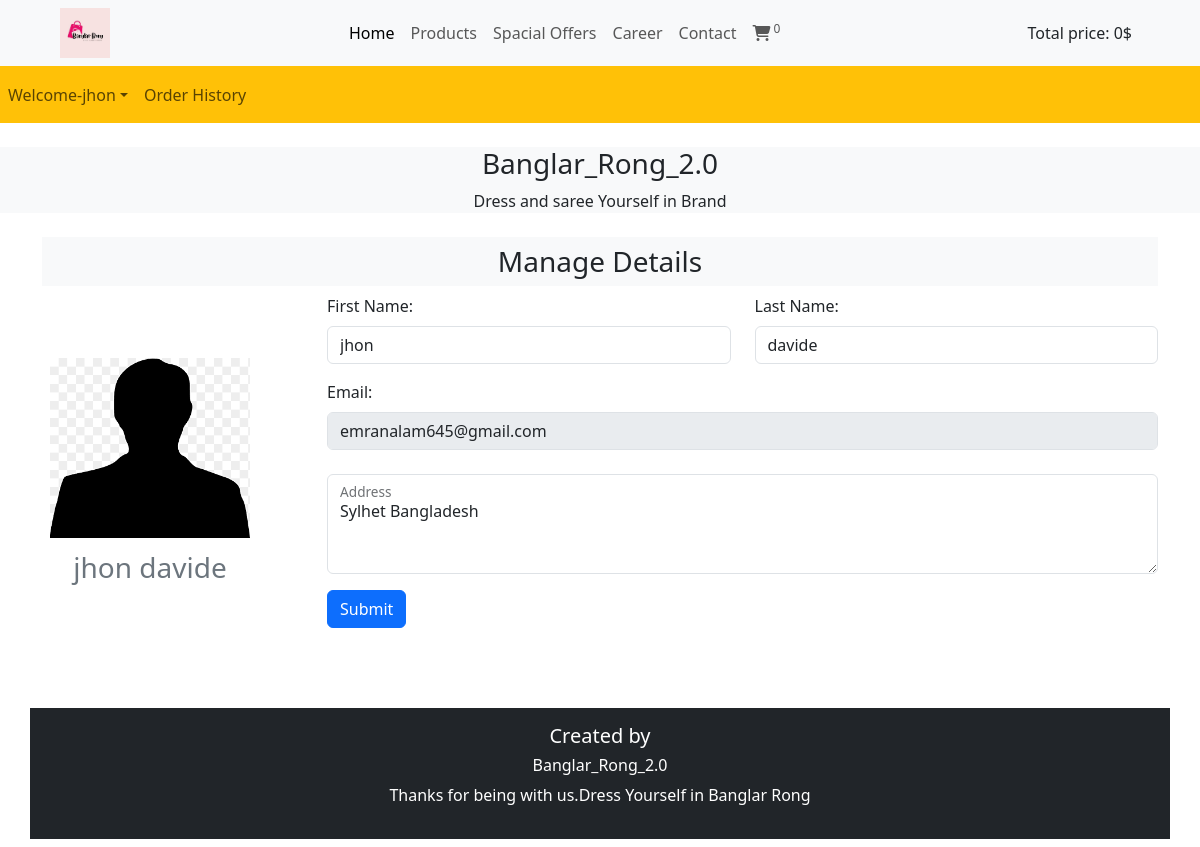
Page /user-profile.php (signed in) on the earlier database version.
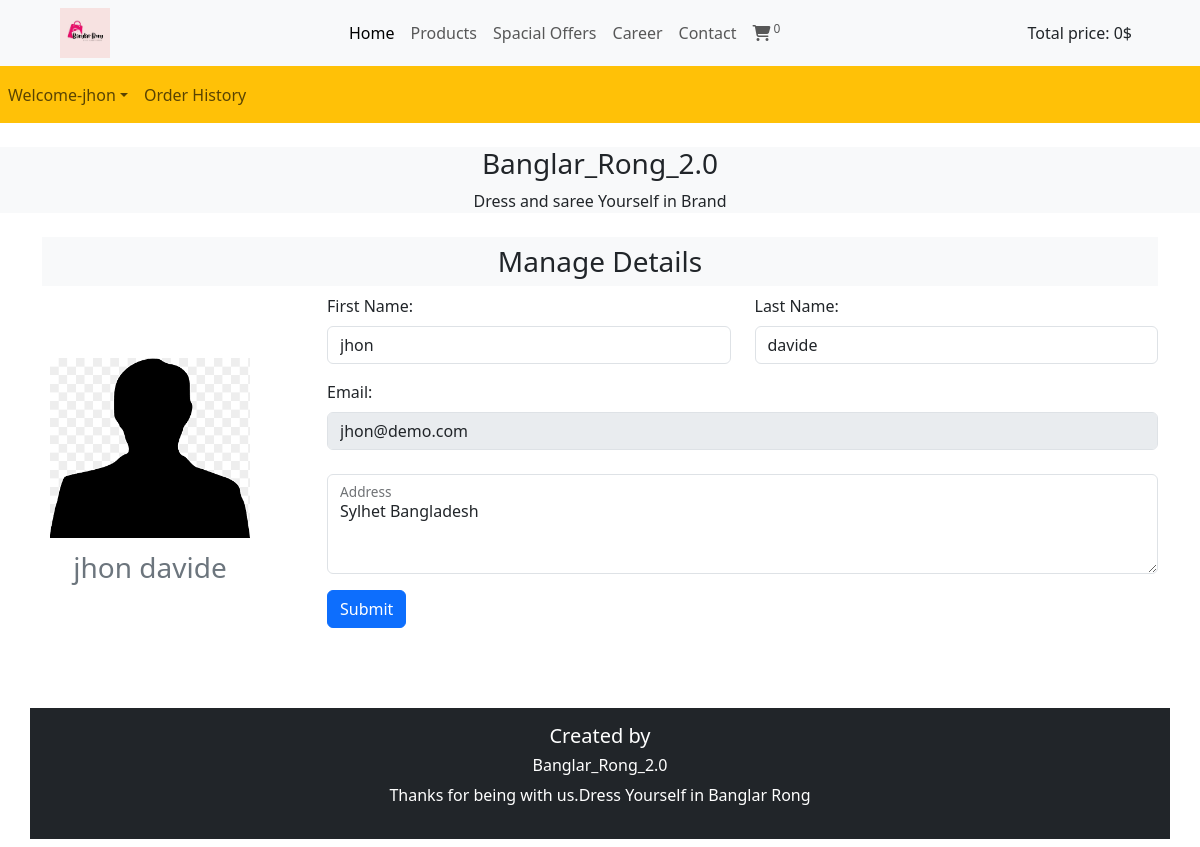
Same page on the later database version.
### tables this page shows
CREATE TABLE `users` (
  `id` int(120) NOT NULL,
  `fname` varchar(150) DEFAULT NULL,
  `lname` varchar(150) DEFAULT NULL,
  `username` varchar(150) DEFAULT NULL,
  `email` varchar(150) DEFAULT NULL,
  `password` varchar(150) DEFAULT NULL,
  `verify` tinyint(1) NOT NULL,
  `verify_code` text NOT NULL,
  `date` timestamp NULL DEFAULT current_timestamp(),
  `phone_no` text NOT NULL,
  `address` text NOT NULL
);

### user-profile.php (the view, shortened to what this page needs)
<?php
require('navbar.php');
if(isset($_SESSION['login_email']))
{
    $id = $_SESSION['login_email'];
    $query = "select * from users where id=$id ";
    $res = mysqli_query($con,$query);
    $row = mysqli_fetch_assoc($res);
   $fName =  $row['fname'];
   $lName =  $row['lname'];
   $email =  $row['email'];
   $addr =  $row['address'];
?>
   <div class="container">
        <div class="bg-light">
            <h3 class="text-center p-2">Manage Details</h3>
        </div>
        <div class="row my-2">
            <div class="col-md-3 p-1 d-flex align-items-center">
                <div class="p-3 me-5">
                    <a href="#"><img src="images/admin.png" alt="" class="admin_image"></a>
                    <p class="text-center my-2 fs-3 text-secondary"><?php echo $fName." ".$lName;?></p>
                </div>
            </div>
            <div class="col-md-9">
            <form method='POST'  action='user-profile.php?true=true'>
                <div class="row">
                    <div class="col-md-6">  <div class="mb-3">
    <label for="fNameInput" class="form-label">First Name:</label>
    <input type="text" class="form-control" id="onkeyPress" aria-describedby="fname" name='fName' value="<?php echo $fName;?>">
  </div></div>
 <div class="col-md-6">
    <div class="mb-3">
    <label for="lastNameInput"  class="form-label">Last Name:</label>
    <input type="text" class="form-control" name='lName' id="onkeyPress" value="<?php echo $lName;?>">
  </div>
</div>
<div class="mb-3">
    <label for="exampleInputPassword1"  class="form-label">Email: </label>
    <input type="email" class="form-control" disabled id="onkeyPress" value="<?php echo $email;?>">
  </div>
<div class="mb-3 my-2">
<div class="form-floating">
  <textarea class="form-control" placeholder="Leave a comment here" id="onkeyPress" style="height: 100px" name="addr" ><?php echo $addr;?></textarea>
  <label for="floatingTextarea">Address</label>
</div>
  <button type="submit" name='userUpdate' class="btn btn-primary my-3">Submit</button>
</form>
            </div>
        </div>
        </div>
    <?php
}
else
{
  header('Location: sign_in_sign_up/login.php');
}
require('footer.php');
?>

### navbar.php (shortened to what this page needs)
<!DOCTYPE html>
<html lang="en">
<head>
    <link rel="stylesheet" href="https://cdn.jsdelivr.net/npm/bootstrap-icons@1.11.3/font/bootstrap-icons.min.css">
    <link href="https://cdn.jsdelivr.net/npm/bootstrap@5.3.0/dist/css/bootstrap.min.css" rel="stylesheet">
    <link rel="stylesheet" href="https://cdnjs.cloudflare.com/ajax/libs/font-awesome/6.4.0/css/all.min.css" />
    <link rel="stylesheet" href="style.css">
</head>
<body>
     <div class="container-fluid p-0 ">
         <nav class="navbar sticky-top bg-light navbar-expand-lg navbar-light border-bottom border-warning px-5">
  <div class="container-fluid">
  <a href="index.php">
  <img src="./images/logo.jpg" width='50px' alt="" class="logo">
  </a>
    <div class="collapse navbar-collapse" id="navbarSupportedContent">
      <ul class="navbar-nav mx-auto align-item-center">
        <li class="nav-item">
          <a class="nav-link active" aria-current="page" href="index.php">Home</a>
        </li>
        <li class="nav-item">
          <a class="nav-link" href="product_design/index.php">Products</a>
        </li>
        <li class="nav-item">
          <a class="nav-link" href="special.php">Spacial Offers </a>
        </li>
        <li class="nav-item">
          <a class="nav-link" href="all-jobs.php">Career</a>
        </li>
        <li class="nav-item">
          <a class="nav-link" href="#">Contact</a>
        </li>
        <li class="nav-item">
          <a class="nav-link cart-now" href='cart.php'><i class="fa-sharp fa-solid fa-cart-shopping"></i><sup class='cart-value'>
            <?php
        $numberOfProducts=0;
        echo $numberOfProducts;
        ?></sup></a>
        </li>
      </ul>
      <?php if(!isset($_SESSION["name"])){
        ?>
              <a class="btn btn btn-warning rounded" href="sign_in_sign_up/login.php">Login/Registration</a>
        <?php
      }else{
        ?>
        <li class="navbar-nav nav-item">
          <a class="nav-link text-dark" href="#">Total price: <?php if(isset($_SESSION['products'])) price();else  echo 0;?>$</a>
        </li>
        <?php
      }
        ?>
    </div>
  </div>
</nav>
<?php
if(isset($_SESSION['login_email']))
{
  ?>
<nav class="navbar navbar-expand-lg navbar-light bg-warning">
        <ul class="navbar-nav me-auto">
        <li class="nav-item dropdown" >
          <a class="nav-link  dropdown-toggle" data-bs-toggle="dropdown" aria-expanded="false" href="#">Welcome<?php if(isset($_SESSION["name"])){echo '-'.$_SESSION["name"];}?></a>
        </li>
        <li class="nav-item">
        <a class="nav-link" href="order-history.php">Order History</a>
        </li>
        </ul>
    </nav>
    <?php
}?>
    <div class="bg-light my-4">
        <h3 class="text-center">Banglar_Rong_2.0</h3>
        <p class="text-center">Dress and saree Yourself in Brand</p>
    </div>

### footer.php (shortened to what this page needs)
<footer class="bg-light p-3 m-0 h-100 text-white footer mx-auto mt-5 mb-0 bg-dark w-full">
<h5 class="text-center">Created by</h5>
<h6 class="text-center">Banglar_Rong_2.0</h6>
<p class="text-center">Thanks for being with us.Dress Yourself in Banglar Rong</p>
</footer>
</body>
</html>

### style.css (style rules this page uses)
* { margin: 0; padding: 0; box-sizing: border-box; }
.nav-item { cursor: pointer; }
.admin_image { width: 200px; object-fit: contain; }

Differences in the rows shown:
changed users "jhon": email "emranalam645@gmail.com" → "jhon@demo.com"
